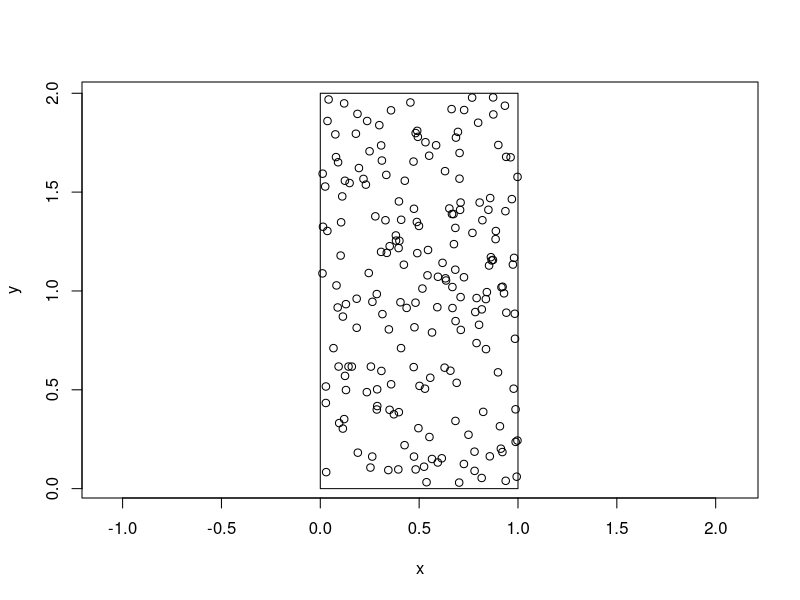
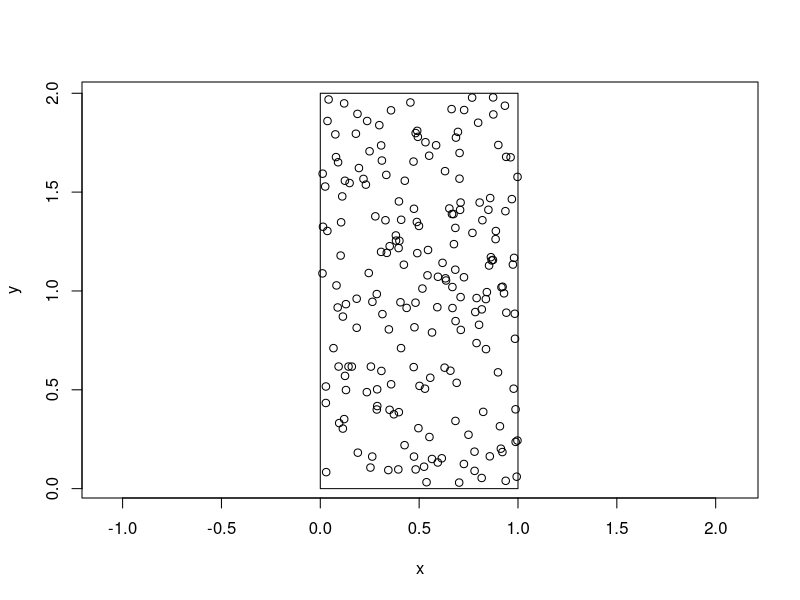

Recreate these plots in R, in order.
## ---- chunk 1
knitr::opts_chunk$set(echo = TRUE)

library(tidyverse)
## ---- chunk 2
# The number of points to create
n <- 200

# set the range
xmin <- 0
xmax <- 1
ymin <- 0
ymax <- 2

# Sample from a Uniform distribution
x <- runif(n, 0, 1)
y <- runif(n, 0, 2)
## ---- chunk 3
# see pre-defined variables
ls.str()

# Plot points and a rectangel
plot(x, y, asp = 1:1)
rect(xmin, ymin, xmax, ymax)

# define a function
mapxy <- function(a = NA) {
  plot(x, y, asp = a)
  rect(xmin, ymin, xmax, ymax)
}

mapxy(a = 1:1)
